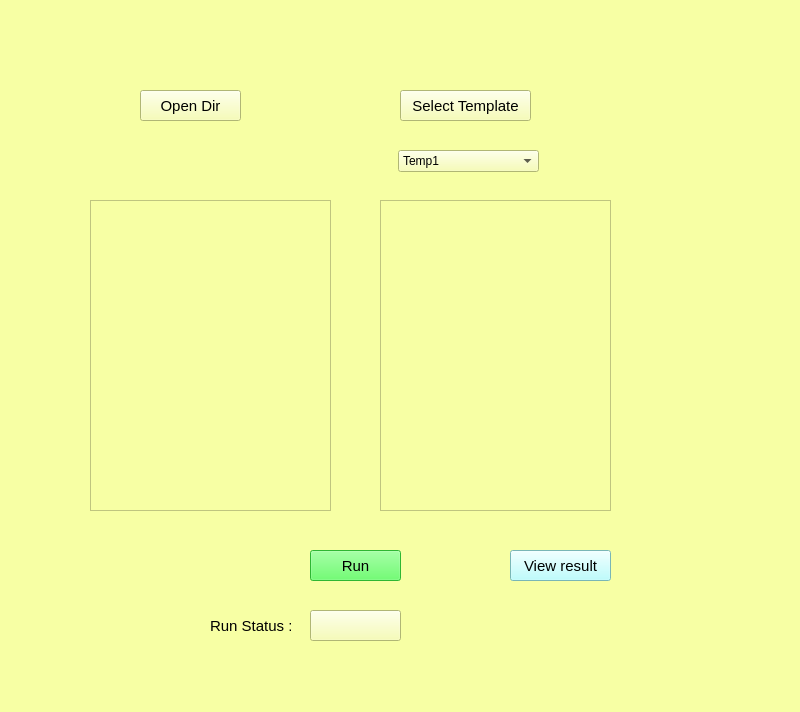
<?xml version="1.0" encoding="UTF-8"?>
<ui version="4.0">
 <class>mainWindow</class>
 <widget class="QMainWindow" name="mainWindow">
  <property name="geometry">
   <rect>
    <x>0</x>
    <y>0</y>
    <width>800</width>
    <height>712</height>
   </rect>
  </property>
  <property name="windowTitle">
   <string>Scandat Run</string>
  </property>
  <property name="windowIcon">
   <iconset>
    <normaloff>../../logo.png</normaloff>../../logo.png</iconset>
  </property>
  <property name="styleSheet">
   <string notr="true">background-color: rgb(247, 255, 164);</string>
  </property>
  <widget class="QWidget" name="centralwidget">
   <widget class="QPushButton" name="open_dir_button">
    <property name="geometry">
     <rect>
      <x>140</x>
      <y>90</y>
      <width>101</width>
      <height>31</height>
     </rect>
    </property>
    <property name="font">
     <font>
      <pointsize>11</pointsize>
     </font>
    </property>
    <property name="text">
     <string>Open Dir</string>
    </property>
   </widget>
   <widget class="QPushButton" name="template_button">
    <property name="geometry">
     <rect>
      <x>400</x>
      <y>90</y>
      <width>131</width>
      <height>31</height>
     </rect>
    </property>
    <property name="font">
     <font>
      <pointsize>11</pointsize>
     </font>
    </property>
    <property name="text">
     <string>Select Template</string>
    </property>
   </widget>
   <widget class="QComboBox" name="comboBox">
    <property name="geometry">
     <rect>
      <x>398</x>
      <y>150</y>
      <width>141</width>
      <height>22</height>
     </rect>
    </property>
    <item>
     <property name="text">
      <string>Temp1</string>
     </property>
    </item>
    <item>
     <property name="text">
      <string>Temp2</string>
     </property>
    </item>
    <item>
     <property name="text">
      <string>Temp3</string>
     </property>
    </item>
    <item>
     <property name="text">
      <string>Temp4</string>
     </property>
    </item>
    <item>
     <property name="text">
      <string>Temp5</string>
     </property>
    </item>
   </widget>
   <widget class="QListWidget" name="listWidget">
    <property name="geometry">
     <rect>
      <x>90</x>
      <y>200</y>
      <width>241</width>
      <height>311</height>
     </rect>
    </property>
   </widget>
   <widget class="QListWidget" name="listWidget_2">
    <property name="geometry">
     <rect>
      <x>380</x>
      <y>200</y>
      <width>231</width>
      <height>311</height>
     </rect>
    </property>
   </widget>
   <widget class="QPushButton" name="Run_button">
    <property name="geometry">
     <rect>
      <x>310</x>
      <y>550</y>
      <width>91</width>
      <height>31</height>
     </rect>
    </property>
    <property name="font">
     <font>
      <pointsize>11</pointsize>
     </font>
    </property>
    <property name="styleSheet">
     <string notr="true">background-color: rgb(65, 255, 71);</string>
    </property>
    <property name="text">
     <string>Run</string>
    </property>
   </widget>
   <widget class="QLabel" name="label">
    <property name="geometry">
     <rect>
      <x>210</x>
      <y>610</y>
      <width>81</width>
      <height>31</height>
     </rect>
    </property>
    <property name="font">
     <font>
      <pointsize>11</pointsize>
     </font>
    </property>
    <property name="text">
     <string>Run Status :</string>
    </property>
   </widget>
   <widget class="QPushButton" name="Run_status_button">
    <property name="geometry">
     <rect>
      <x>310</x>
      <y>610</y>
      <width>91</width>
      <height>31</height>
     </rect>
    </property>
    <property name="text">
     <string/>
    </property>
   </widget>
   <widget class="QPushButton" name="pushButton">
    <property name="geometry">
     <rect>
      <x>510</x>
      <y>550</y>
      <width>101</width>
      <height>31</height>
     </rect>
    </property>
    <property name="font">
     <font>
      <pointsize>11</pointsize>
     </font>
    </property>
    <property name="styleSheet">
     <string notr="true">background-color: rgb(170, 255, 255);</string>
    </property>
    <property name="text">
     <string>View result</string>
    </property>
   </widget>
  </widget>
  <widget class="QStatusBar" name="statusbar"/>
 </widget>
 <resources/>
 <connections/>
</ui>
